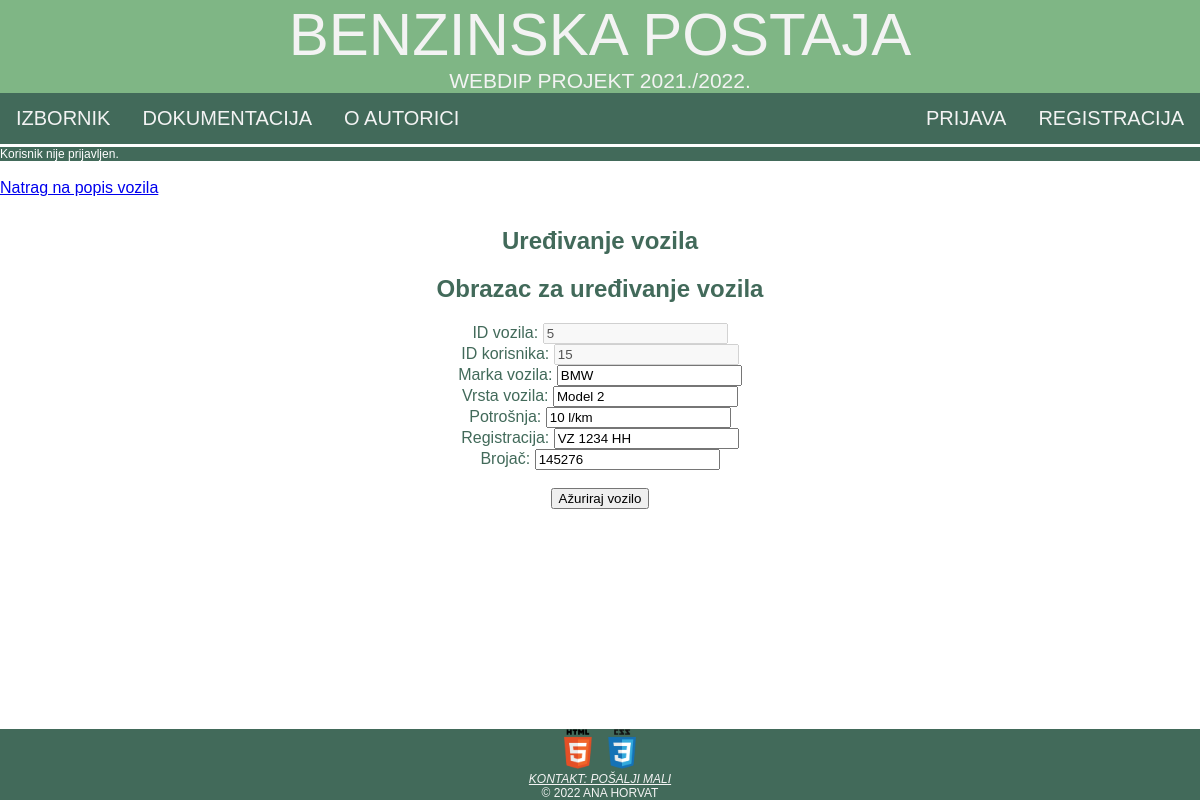
The app's page /urediVozilo.php?id=5&korisnik=15 with its own data.
### tables this page shows
CREATE TABLE `vozilo` (
  `id_vozila` int(11) NOT NULL,
  `korisnik` int(11) NOT NULL,
  `marka` varchar(45) NOT NULL,
  `vrsta` varchar(45) NOT NULL,
  `potrosnja` varchar(45) NOT NULL,
  `registracija` varchar(45) NOT NULL,
  `brojac` int(11) NOT NULL
);

### class/baza.class.php (called while the page is built, shortened)
<?php
class Baza {
    private $veza = null;
    function spojiDB() {
        $this->veza = new mysqli(self::server, self::korisnik, self::lozinka, self::baza);
        $this->veza->set_charset("utf8");
        return $this->veza;
    }
    function selectDB($upit) {
        $rezultat = $this->veza->query($upit);
        return $rezultat;
    }
}
?>

### urediVozilo.php (the view, shortened to what this page needs)
<?php
$adresa = $_SERVER["HTTP_HOST"] . $_SERVER["REQUEST_URI"];
require("./class/baza.class.php");
$id_vozila = htmlspecialchars($_GET['id']);
$id_korisnik = htmlspecialchars($_GET['korisnik']);
$baza = new Baza();
$baza->spojiDB();
$upit="SELECT * FROM vozilo WHERE korisnik='$id_korisnik' AND id_vozila='$id_vozila'";
$rez=$baza->selectDB($upit);
list($id_vozila,$korisnik,$marka,$vrsta,$potrosnja,$registracija,$brojac) = $rez->fetch_array();
?>
<!DOCTYPE html>
<html>
<head>
    <link rel="stylesheet" href="./css/ahorvat3.css" type="text/css">
</head>
<body>
    <header id="zaglavlje">
        <a class="naslov" href="./index.php">Benzinska postaja</a>
        <br>
        <a class="opis">WebDiP projekt 2021./2022.</a>
    </header>
    <nav>
        <ul id="navigacija">
            <li class="lijevo"><a href="izbornik.php">Izbornik</a></li>
            <li class="lijevo"><a href="dokumentacija.html">Dokumentacija</a></li>
            <li class="lijevo"><a href="o_autoru.html">O autorici</a></li>
            <li class="desno"><a href="registracija.php">Registracija</a></li>
            <li class="desno"><a href="./prijava.php">Prijava</a></li>
        </ul>
    </nav>
    <?php
    if (isset($_SESSION['korisnik'])) {
        echo "<a id=\"prijavljenkor\" href=\"odjava.php\">Trenutno ste prijavljeni kao korisnik $_SESSION[korisnik]. Kliknite ovdje za odjavu.</a>";
    } else {
        echo "<a id=\"prijavljenkor\">Korisnik nije prijavljen.</a>";
    }
    ?>
    <br>
    <a href="popisVozila.php">Natrag na popis vozila</a>
    <section class="centar">
        <div id="sadrzaj">
            <h1>Uređivanje vozila</h1>
            <form id="formaKreiranjeLokacije" method="post">
                <div id="sadrzajForme">
                    <h2>Obrazac za uređivanje vozila</h2>
                    <label for="idVozila">ID vozila:</label>
                    <input type="text" value="<?php echo $id_vozila?>" disabled>
                    <br>
                    <label for="idKorisnika">ID korisnika:</label>
                    <input type="text" value="<?php echo $id_korisnik?>" disabled>
                    <br>
                    <label for="marka">Marka vozila:</label>
                    <input type="text" id="marka" name="marka" placeholder="Marka" autofocus="autofocus" value="<?php echo $marka?>">
                    <br>
                    <label for="vrsta">Vrsta vozila:</label>
                    <input type="text" id="vrsta" name="vrsta" placeholder="Vrsta" value="<?php echo $vrsta?>">
                    <br>
                    <label for="potrosnja">Potrošnja:</label>
                    <input type="text" id="potrosnja" name="potrosnja" placeholder="Potrošnja" value="<?php echo $potrosnja?>">
                    <br>
                    <label for="registracija">Registracija:</label>
                    <input type="text" id="registracija" name="registracija" placeholder="Registracija" value="<?php echo $registracija?>">
                    <br>
                    <label for="brojac">Brojač:</label>
                    <input type="text" id="brojac" name="brojac" placeholder="Brojač" value="<?php echo $brojac?>">
                    <br>
                    <br>
                    <input type="submit" value="Ažuriraj vozilo">
                    <br>
                </div>
            </form>
        </div>
    </section>
    <div id="greske">
    </div>
    <footer id="podnozje">
        <a href="https://validator.w3.org/check?uri=<?php echo $adresa ?>" target="_blank"><img class="validacija" src="./materijali/HTML5.png" alt="HTML5 validacija"></a>
        <a href="https://jigsaw.w3.org/css-validator/validator?uri=<?php echo $adresa ?>" target="_blank"> <img class="validacija" src="./materijali/CSS3.png" alt="CSS3 validacija"></a>
        <address>
            <a href="mailto:ahorvat3@foi.hr">Kontakt: pošalji mali</a>
        </address>
        <a>&copy; 2022 Ana Horvat</a>
    </footer>
</body>
</html>

### css/ahorvat3.css (style rules this page uses)
html { font-family: 'Trebuchet MS', 'Lucida Sans Unicode', 'Lucida Grande', 'Lucida Sans', Arial, sans-serif; background-color: #FFFFFF; }
body { width: 100%; margin: 0em; padding: 0em; height: 100%; }
#zaglavlje { background-color: #7FB685; text-align: center; color: #F3F3F3; text-transform: uppercase; }
.naslov { font-size: 60px; text-decoration: none; color: #F3F3F3; }
.opis { font-size: 21px; }
#navigacija { list-style-type: none; margin: 0; padding: 0; overflow: hidden; background-color: #426A5A; }
#navigacija li.lijevo { float: left; }
#navigacija li.desno { float: right; }
#navigacija li a { display: block; color: #F3F3F3; text-align: center; padding: 14px 16px; text-decoration: none; text-transform: uppercase; font-size: 20px; }
#podnozje { font-size: 12px; background-color: #426A5A; text-align: center; color: #F3F3F3; text-transform: uppercase; text-decoration: none; position: fixed; bottom: 0; width: 100%; }
#podnozje a { color: #F3F3F3; }
.validacija { height: 40px; width: 40px; }
#sadrzaj { color: #426A5A; padding:10px; padding-bottom: 100px; }
#greske { color: #EF6F6C; margin: auto; width: 25%; padding: 10px; text-align: left; }
.centar { text-align: center; }
.lijevo { text-align: left; }
#prijavljenkor { border-top-color: white; border-top-style: solid; display: block; background-color: #426A5A; color:white; text-decoration: none; text-align: left; font-size: 12px; }

### records on screen
vozilo: id_vozila "5", marka "BMW", vrsta "Model 2", potrosnja "10 l/km", registracija "VZ 1234 HH", brojac "145276"
